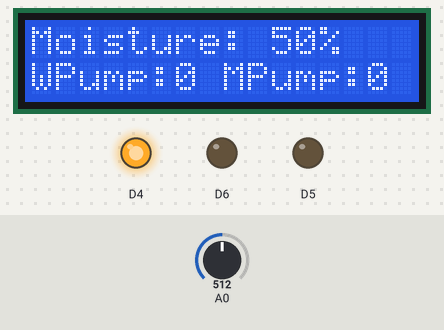
Simulated run of this sketch. Board: ESP8266 (NodeMCU). On the bench: 16×2 character LCD, output pins drawn as LEDs (lit = HIGH). The test bench sets the inputs (shaded band); at power-on: A0 = 512. WiFi joins after 1.5 s; servers stay silent unless stated; the Firebase database answers and starts empty; what the sketch prints to the serial monitor is not drawn.

Above: at 3.6 s.
3.7 s: A0 set to 788
At 5.2 s:
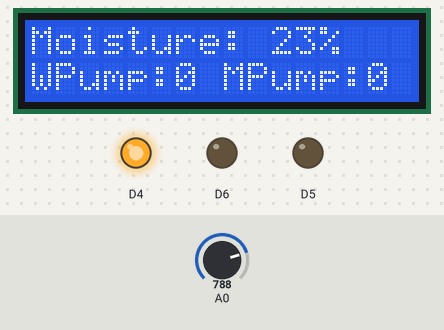
5.5 s: A0 set to 812
At 6.8 s:
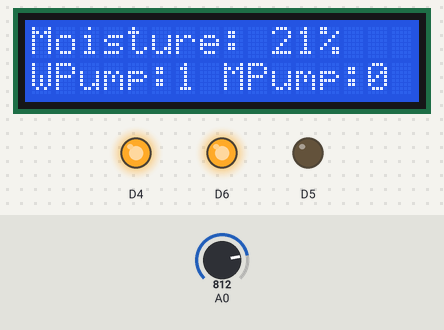
7.8 s: A0 set to 790
At 8.4 s:
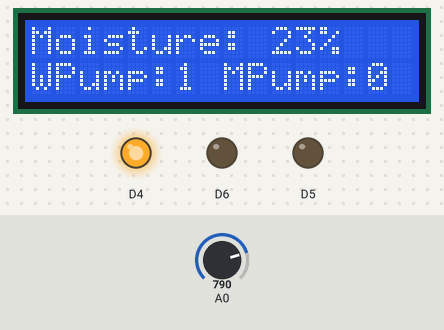
9.5 s: A0 set to 810
At 10.1 s:
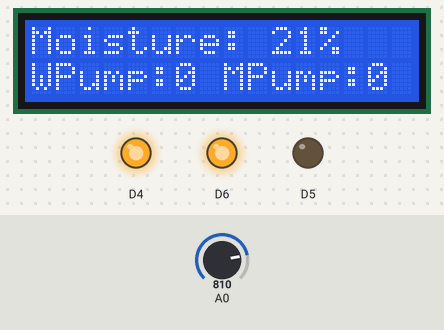
Timing chart, 0 to 12.5 s (numbered marks = the images above; inputs shaded):
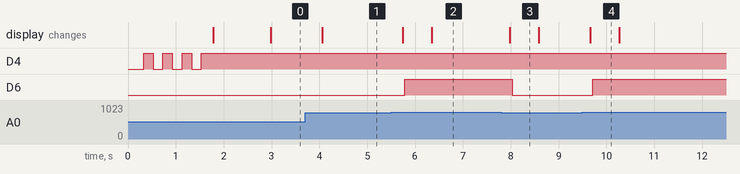

The sketch:

IoT_based_auto_irrigation.ino
```cpp
#include "FirebaseESP8266.h"
#include <ESP8266WiFi.h>

#define FIREBASE_HOST "iot-irrigation-616e8-default-rtdb.firebaseio.com"  //Database link
#define FIREBASE_AUTH "YCeLRtFGGfLOmdwZy9L60leyJfAaDgDqOq7GKeV4"  //Database secrate

#define WIFI_SSID "IoT Irrigation"      //Router name
#define WIFI_PASSWORD "00000000"  //Router password

FirebaseData firebaseData,loadData;
#include <LiquidCrystal_I2C.h>
#include <Wire.h>
LiquidCrystal_I2C lcd(0x27, 16, 2);


void senW(String field,float value){
 Firebase.setString(firebaseData, "/AnalogOutput/"+field,String((int)value) );

}

String load(String field){
if (Firebase.getString(loadData, "/Load/"+field)){
    return loadData.stringData();
  }
  return "0";
}


void dis(String a, String b){

  lcd.setCursor(0,0);
  lcd.print(a+"                  ");

  lcd.setCursor(0,1);
  lcd.print(b+"                  ");
  Serial.println(a+" "+b);
}


void setup() {

  pinMode(D4,OUTPUT);
  pinMode(D5,OUTPUT);
  pinMode(D6,OUTPUT);
  pinMode(A0,INPUT);
  Serial.begin(9600);
  Wire.begin(D2, D1);
  lcd.begin();
  lcd.home();

  WiFi.begin(WIFI_SSID, WIFI_PASSWORD);
  Serial.print("Connecting to Wi-Fi");
  dis("IoT Irrigation","Connecting WiFi!");

  while (WiFi.status() != WL_CONNECTED)
  {
    digitalWrite(D4,0);
    Serial.print(".");
    delay(200);
    digitalWrite(D4,1);
    Serial.print(".");
    delay(200);

  }
   dis("WiFi Connected!","");
  Serial.println();
  Serial.print("Connected with IP: ");
  Serial.println(WiFi.localIP());
  Serial.println();

  Firebase.begin(FIREBASE_HOST, FIREBASE_AUTH);
  Firebase.reconnectWiFi(true);

  Firebase.setString(firebaseData, "/Hello","World" );
  delay(500);
}

void loop() {

  digitalWrite(D6,analogRead(A0)>800);
  senW("Moisture",map(1023-analogRead(A0),0,1023,0,100));
  delay(100);
  String d=load("Fertilizer Pump");
  digitalWrite(D5,d=="1");
  delay(100);
  String sec="WPump:"+String(digitalRead(D6)==true);
  String sec2="MPump:"+String(digitalRead(D5)==true);
 Serial.println("Moisture: "+String(analogRead(A0)));
  dis(("Moisture: "+String(map(1023-analogRead(A0),0,1023,0,100)))+"%",sec+" "+sec2);


}
```

Measured:
- the behaviour switches between 800 and 801 on A0 (found by bisection; images 1 and 2)
- after the input at 3.7 s, the display: changes after 0.36 s (image 1)
- after the input at 5.5 s, D6: LOW → HIGH after 0.29 s; the display: first changes after 0.24 s (image 2 shows a later state)
- after the input at 7.8 s, D6: HIGH → LOW after 0.23 s; the display: changes after 0.18 s (image 3)
- after the input at 9.5 s, D6: LOW → HIGH after 0.21 s; the display: changes after 0.16 s (image 4)
- what the display in image 3 shows lasts 0.6 s, from 8.0 s to 8.6 s
